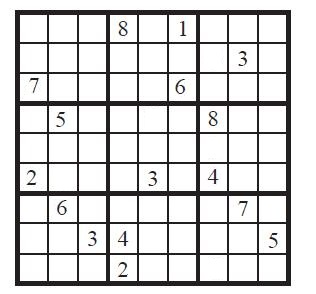
#> input picture 15_opencv_köşe_algılama/sudoku.jpg, 316 x 294 px
$ python '15_köşe_algılama.py'
#> lines starting #> are read from the running program, lines starting #| are printed output that depends on the picture
import cv2
import matplotlib.pyplot as plt
import numpy as np

# Resmi içe aktar
img = cv2.imread("sudoku.jpg", 0)
#> img: shape (294, 316); min 1, max 255, mean 214

# Görüntüyü float32 formatına dönüştür
img = np.float32(img)
print(img.shape)
#| (294, 316)

plt.figure(),plt.imshow(img, cmap="gray"), plt.axis("off"), plt.show()

# Harris köşe algılama
# Görüntüyü algılamak için cv2.cornerHarris kullanıyoruz
dst = cv2.cornerHarris(img, 2, 3, 0.04)
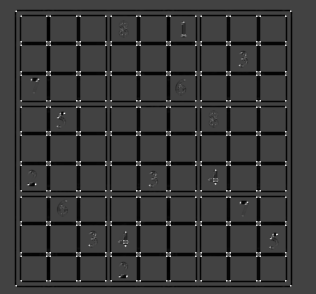
#> dst: shape (294, 316) float32; min -105367688, max 300194240, mean -13307662; drawn with min black and max white

plt.figure(),plt.imshow(dst, cmap="gray"), plt.axis("off"), plt.show()

# Küçük bir değerle, köşeleri tespit etmeden önce sonuçları artırıyoruz
dst = cv2.dilate(dst, None)
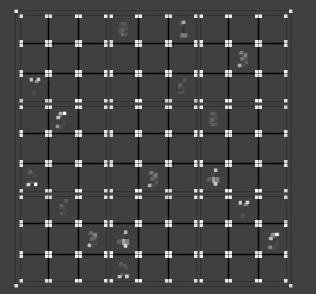
#> dst: shape (294, 316) float32; min -102519672, max 300194240, mean 6603171; drawn with min black and max white

# Köşe tespitlerini renkli olarak işaretle
img[dst > 0.01 * dst.max()] = 255
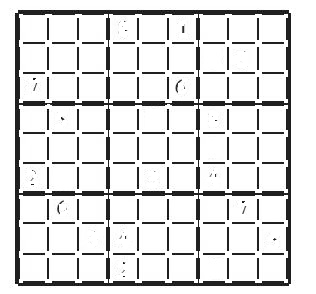
#> img: shape (294, 316) float32; min 6, max 255, mean 221.1

# Sonuçları görselleştir
plt.figure(),plt.imshow(img, cmap="gray"), plt.axis("off"), plt.show()
